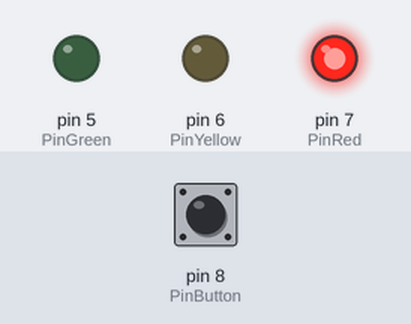
A sketch run on a simulated Arduino Uno, built with avr-gcc and run on an emulated ATmega328P. Shown: output pins drawn as LEDs (lit = HIGH). The inputs (shaded band) are chosen by the test bench; at power-on: pin 8 (PinButton) HIGH. What the sketch prints to the serial monitor is not drawn.

Above: at 4.2 s.
4.3 s: pin 8 (PinButton) pulled LOW for 3.2 s
At 8.1 s:
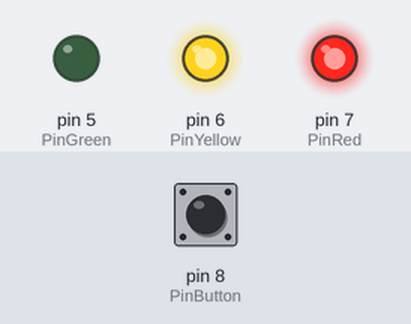
At 13.7 s:
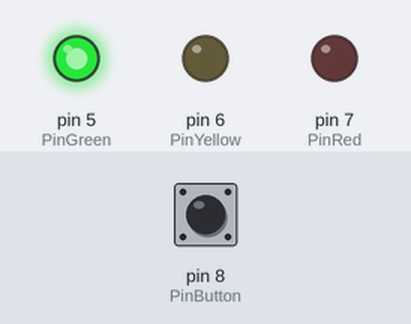
Timing chart, 0 to 59.1 s (numbered marks = the images above; inputs shaded):
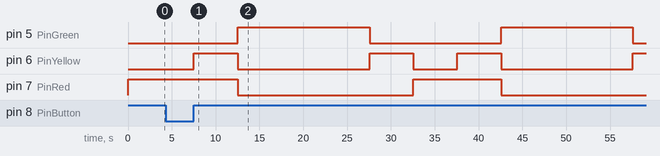

Measured:
- by itself, pin 5 (PinGreen): alternates HIGH for 15.0 s and LOW for 15.0 s

The sketch:

Ampel_Hterm.ino
```cpp
int PinRed=7;
int PinYellow=6;
int PinGreen=5;

int PinButton=8;

int inputState = 0;

unsigned long  currentTime=0;
unsigned long  previousTime=0;
unsigned long  Timer =0;


class Ampel
{
  private:
  unsigned long cTime;
  unsigned long  pTime;
  public:
    Ampel(unsigned long& ct, unsigned long& pt):cTime(ct),pTime(pt){}
    void Rot();
    void RotGelb();
    void Gelb();
    void Gruen();

};

void Ampel::Rot()
{
  digitalWrite(PinRed,HIGH);
  digitalWrite(PinYellow,LOW);
  digitalWrite(PinGreen,LOW);
  Serial.println("Rot");


if(digitalRead(PinButton)==HIGH)
{
    if(cTime-pTime>=5000)
    {
      previousTime=currentTime;
      ++inputState;
    }
  }
}

void Ampel::RotGelb()
{

  digitalWrite(PinRed,HIGH);
  digitalWrite(PinYellow,HIGH);
  digitalWrite(PinGreen,LOW);
  Serial.println("Rotgelb");

    if(cTime-pTime>=5000)
    {
      previousTime=currentTime;
      ++inputState;
    }
}

void Ampel::Gelb()
{
  digitalWrite(PinRed,LOW);
  digitalWrite(PinYellow,HIGH);
  digitalWrite(PinGreen,LOW);
  Serial.println("Gelb");

  if(cTime-pTime>=5000)
  {
    previousTime=currentTime;
    inputState=0;
  }

}

void Ampel::Gruen()
{
  digitalWrite(PinRed,LOW);
  digitalWrite(PinYellow,LOW);
  digitalWrite(PinGreen,HIGH);
  Serial.println("Gruen");

    if(cTime-pTime>=15000)
  {
    previousTime=currentTime;
    ++inputState;
  }
}


void setup()
{
  //
  pinMode(PinRed,OUTPUT);
  pinMode(PinYellow,OUTPUT);
  pinMode(PinGreen,OUTPUT);
  pinMode(PinButton, INPUT_PULLUP);
  Serial.begin(9600);
}

void loop()
{
  //print the state of the button
  Serial.println(digitalRead(PinButton));
  Serial.println('Hello World');
  currentTime=millis();
  Ampel Zustand(currentTime,previousTime);

  switch(inputState)
  {
    case 0:
    Zustand.Rot();
    break;

    case 1:
    Zustand.RotGelb();
    break;

    case 2:
    Zustand.Gruen();
    break;

    case 3:
    Zustand.Gelb();
    break;
  }
}
```
